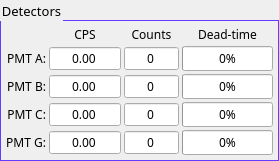
          <widget class="QGroupBox" name="detectors_groupBox">
           <property name="font">
            <font>
             <family>Lucida Sans Unicode</family>
             <pointsize>10</pointsize>
            </font>
           </property>
           <property name="styleSheet">
            <string notr="true">QGroupBox {
    border:1px solid #643BFF;
    margin-top: 20px;
}
</string>
           </property>
           <property name="title">
            <string>Detectors</string>
           </property>
           <layout class="QGridLayout" name="gridLayout_9">
            <property name="leftMargin">
             <number>5</number>
            </property>
            <property name="topMargin">
             <number>5</number>
            </property>
            <property name="rightMargin">
             <number>5</number>
            </property>
            <property name="bottomMargin">
             <number>5</number>
            </property>
            <property name="spacing">
             <number>3</number>
            </property>
            <item row="4" column="3">
             <widget class="QProgressBar" name="deadTimeG_progressBar">
              <property name="sizePolicy">
               <sizepolicy hsizetype="Expanding" vsizetype="Fixed">
                <horstretch>0</horstretch>
                <verstretch>0</verstretch>
               </sizepolicy>
              </property>
              <property name="font">
               <font>
                <family>Lucida Sans Unicode</family>
                <pointsize>9</pointsize>
               </font>
              </property>
              <property name="value">
               <number>0</number>
              </property>
             </widget>
            </item>
            <item row="2" column="3">
             <widget class="QProgressBar" name="deadTimeB_progressBar">
              <property name="sizePolicy">
               <sizepolicy hsizetype="Expanding" vsizetype="Fixed">
                <horstretch>0</horstretch>
                <verstretch>0</verstretch>
               </sizepolicy>
              </property>
              <property name="font">
               <font>
                <family>Lucida Sans Unicode</family>
                <pointsize>9</pointsize>
               </font>
              </property>
              <property name="maximum">
               <number>100</number>
              </property>
              <property name="value">
               <number>0</number>
              </property>
             </widget>
            </item>
            <item row="4" column="0">
             <widget class="QLabel" name="label_48">
              <property name="font">
               <font>
                <family>Lucida Sans Unicode</family>
                <pointsize>9</pointsize>
               </font>
              </property>
              <property name="text">
               <string>PMT G:</string>
              </property>
              <property name="alignment">
               <set>Qt::AlignRight|Qt::AlignTrailing|Qt::AlignVCenter</set>
              </property>
             </widget>
            </item>
            <item row="3" column="0">
             <widget class="QLabel" name="label_47">
              <property name="font">
               <font>
                <family>Lucida Sans Unicode</family>
                <pointsize>9</pointsize>
               </font>
              </property>
              <property name="text">
               <string>PMT C:</string>
              </property>
              <property name="alignment">
               <set>Qt::AlignRight|Qt::AlignTrailing|Qt::AlignVCenter</set>
              </property>
             </widget>
            </item>
            <item row="3" column="3">
             <widget class="QProgressBar" name="deadTimeC_progressBar">
              <property name="sizePolicy">
               <sizepolicy hsizetype="Expanding" vsizetype="Fixed">
                <horstretch>0</horstretch>
                <verstretch>0</verstretch>
               </sizepolicy>
              </property>
              <property name="font">
               <font>
                <family>Lucida Sans Unicode</family>
                <pointsize>9</pointsize>
               </font>
              </property>
              <property name="value">
               <number>0</number>
              </property>
             </widget>
            </item>
            <item row="1" column="0">
             <widget class="QLabel" name="label_45">
              <property name="font">
               <font>
                <family>Lucida Sans Unicode</family>
                <pointsize>9</pointsize>
               </font>
              </property>
              <property name="text">
               <string>PMT A:</string>
              </property>
              <property name="alignment">
               <set>Qt::AlignRight|Qt::AlignTrailing|Qt::AlignVCenter</set>
              </property>
             </widget>
            </item>
            <item row="0" column="2">
             <widget class="QLabel" name="label_43">
              <property name="font">
               <font>
                <family>Lucida Sans Unicode</family>
                <pointsize>9</pointsize>
               </font>
              </property>
              <property name="text">
               <string>Counts</string>
              </property>
              <property name="alignment">
               <set>Qt::AlignBottom|Qt::AlignHCenter</set>
              </property>
             </widget>
            </item>
            <item row="2" column="0">
             <widget class="QLabel" name="label_46">
              <property name="font">
               <font>
                <family>Lucida Sans Unicode</family>
                <pointsize>9</pointsize>
               </font>
              </property>
              <property name="text">
               <string>PMT B:</string>
              </property>
              <property name="alignment">
               <set>Qt::AlignRight|Qt::AlignTrailing|Qt::AlignVCenter</set>
              </property>
             </widget>
            </item>
            <item row="1" column="3">
             <widget class="QProgressBar" name="deadTimeA_progressBar">
              <property name="sizePolicy">
               <sizepolicy hsizetype="Expanding" vsizetype="Fixed">
                <horstretch>0</horstretch>
                <verstretch>0</verstretch>
               </sizepolicy>
              </property>
              <property name="font">
               <font>
                <family>Lucida Sans Unicode</family>
                <pointsize>9</pointsize>
               </font>
              </property>
              <property name="value">
               <number>0</number>
              </property>
             </widget>
            </item>
            <item row="0" column="3">
             <widget class="QLabel" name="label_42">
              <property name="font">
               <font>
                <family>Lucida Sans Unicode</family>
                <pointsize>9</pointsize>
               </font>
              </property>
              <property name="text">
               <string>Dead-time</string>
              </property>
              <property name="alignment">
               <set>Qt::AlignBottom|Qt::AlignHCenter</set>
              </property>
             </widget>
            </item>
            <item row="0" column="1">
             <widget class="QLabel" name="label_44">
              <property name="font">
               <font>
                <family>Lucida Sans Unicode</family>
                <pointsize>9</pointsize>
               </font>
              </property>
              <property name="text">
               <string>CPS</string>
              </property>
              <property name="alignment">
               <set>Qt::AlignBottom|Qt::AlignHCenter</set>
              </property>
             </widget>
            </item>
            <item row="1" column="1">
             <widget class="QDoubleSpinBox" name="cpsA_doubleSpinBox">
              <property name="font">
               <font>
                <family>Lucida Sans Unicode</family>
                <pointsize>9</pointsize>
               </font>
              </property>
              <property name="alignment">
               <set>Qt::AlignCenter</set>
              </property>
              <property name="readOnly">
               <bool>true</bool>
              </property>
              <property name="buttonSymbols">
               <enum>QAbstractSpinBox::NoButtons</enum>
              </property>
              <property name="showGroupSeparator" stdset="0">
               <bool>true</bool>
              </property>
              <property name="maximum">
               <double>100000.000000000000000</double>
              </property>
              <property name="value">
               <double>0.000000000000000</double>
              </property>
             </widget>
            </item>
            <item row="2" column="1">
             <widget class="QDoubleSpinBox" name="cpsB_doubleSpinBox">
              <property name="font">
               <font>
                <family>Lucida Sans Unicode</family>
                <pointsize>9</pointsize>
               </font>
              </property>
              <property name="alignment">
               <set>Qt::AlignCenter</set>
              </property>
              <property name="readOnly">
               <bool>true</bool>
              </property>
              <property name="buttonSymbols">
               <enum>QAbstractSpinBox::NoButtons</enum>
              </property>
              <property name="showGroupSeparator" stdset="0">
               <bool>true</bool>
              </property>
              <property name="maximum">
               <double>100000.000000000000000</double>
              </property>
              <property name="value">
               <double>0.000000000000000</double>
              </property>
             </widget>
            </item>
            <item row="3" column="1">
             <widget class="QDoubleSpinBox" name="cpsC_doubleSpinBox">
              <property name="font">
               <font>
                <family>Lucida Sans Unicode</family>
                <pointsize>9</pointsize>
               </font>
              </property>
              <property name="alignment">
               <set>Qt::AlignCenter</set>
              </property>
              <property name="readOnly">
               <bool>true</bool>
              </property>
              <property name="buttonSymbols">
               <enum>QAbstractSpinBox::NoButtons</enum>
              </property>
              <property name="showGroupSeparator" stdset="0">
               <bool>true</bool>
              </property>
              <property name="maximum">
               <double>100000.000000000000000</double>
              </property>
              <property name="value">
               <double>0.000000000000000</double>
              </property>
             </widget>
            </item>
            <item row="4" column="1">
             <widget class="QDoubleSpinBox" name="cpsG_doubleSpinBox">
              <property name="font">
               <font>
                <family>Lucida Sans Unicode</family>
                <pointsize>9</pointsize>
               </font>
              </property>
              <property name="alignment">
               <set>Qt::AlignCenter</set>
              </property>
              <property name="readOnly">
               <bool>true</bool>
              </property>
              <property name="buttonSymbols">
               <enum>QAbstractSpinBox::NoButtons</enum>
              </property>
              <property name="showGroupSeparator" stdset="0">
               <bool>true</bool>
              </property>
              <property name="maximum">
               <double>100000.000000000000000</double>
              </property>
              <property name="value">
               <double>0.000000000000000</double>
              </property>
             </widget>
            </item>
            <item row="1" column="2">
             <widget class="QSpinBox" name="countsA_spinBox">
              <property name="font">
               <font>
                <family>Lucida Sans Unicode</family>
                <pointsize>9</pointsize>
               </font>
              </property>
              <property name="alignment">
               <set>Qt::AlignCenter</set>
              </property>
              <property name="readOnly">
               <bool>true</bool>
              </property>
              <property name="buttonSymbols">
               <enum>QAbstractSpinBox::NoButtons</enum>
              </property>
              <property name="showGroupSeparator" stdset="0">
               <bool>true</bool>
              </property>
              <property name="maximum">
               <number>100000000</number>
              </property>
              <property name="value">
               <number>0</number>
              </property>
             </widget>
            </item>
            <item row="2" column="2">
             <widget class="QSpinBox" name="countsB_spinBox">
              <property name="font">
               <font>
                <family>Lucida Sans Unicode</family>
                <pointsize>9</pointsize>
               </font>
              </property>
              <property name="alignment">
               <set>Qt::AlignCenter</set>
              </property>
              <property name="readOnly">
               <bool>true</bool>
              </property>
              <property name="buttonSymbols">
               <enum>QAbstractSpinBox::NoButtons</enum>
              </property>
              <property name="showGroupSeparator" stdset="0">
               <bool>true</bool>
              </property>
              <property name="maximum">
               <number>100000000</number>
              </property>
              <property name="value">
               <number>0</number>
              </property>
             </widget>
            </item>
            <item row="3" column="2">
             <widget class="QSpinBox" name="countsC_spinBox">
              <property name="font">
               <font>
                <family>Lucida Sans Unicode</family>
                <pointsize>9</pointsize>
               </font>
              </property>
              <property name="alignment">
               <set>Qt::AlignCenter</set>
              </property>
              <property name="readOnly">
               <bool>true</bool>
              </property>
              <property name="buttonSymbols">
               <enum>QAbstractSpinBox::NoButtons</enum>
              </property>
              <property name="showGroupSeparator" stdset="0">
               <bool>true</bool>
              </property>
              <property name="maximum">
               <number>100000000</number>
              </property>
              <property name="value">
               <number>0</number>
              </property>
             </widget>
            </item>
            <item row="4" column="2">
             <widget class="QSpinBox" name="countsG_spinBox">
              <property name="font">
               <font>
                <family>Lucida Sans Unicode</family>
                <pointsize>9</pointsize>
               </font>
              </property>
              <property name="alignment">
               <set>Qt::AlignCenter</set>
              </property>
              <property name="readOnly">
               <bool>true</bool>
              </property>
              <property name="buttonSymbols">
               <enum>QAbstractSpinBox::NoButtons</enum>
              </property>
              <property name="showGroupSeparator" stdset="0">
               <bool>true</bool>
              </property>
              <property name="maximum">
               <number>100000000</number>
              </property>
              <property name="value">
               <number>0</number>
              </property>
             </widget>
            </item>
           </layout>
          </widget>
